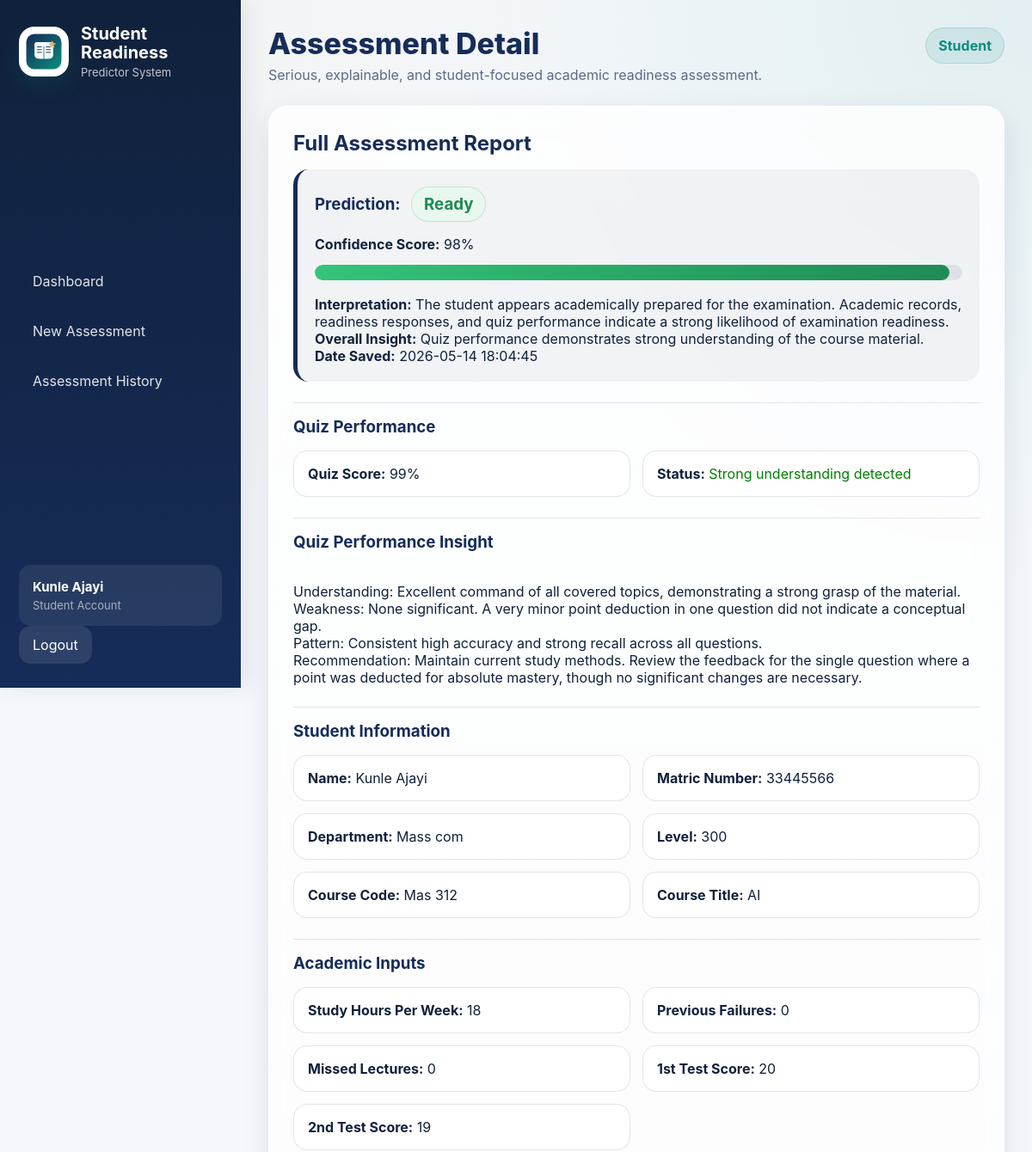
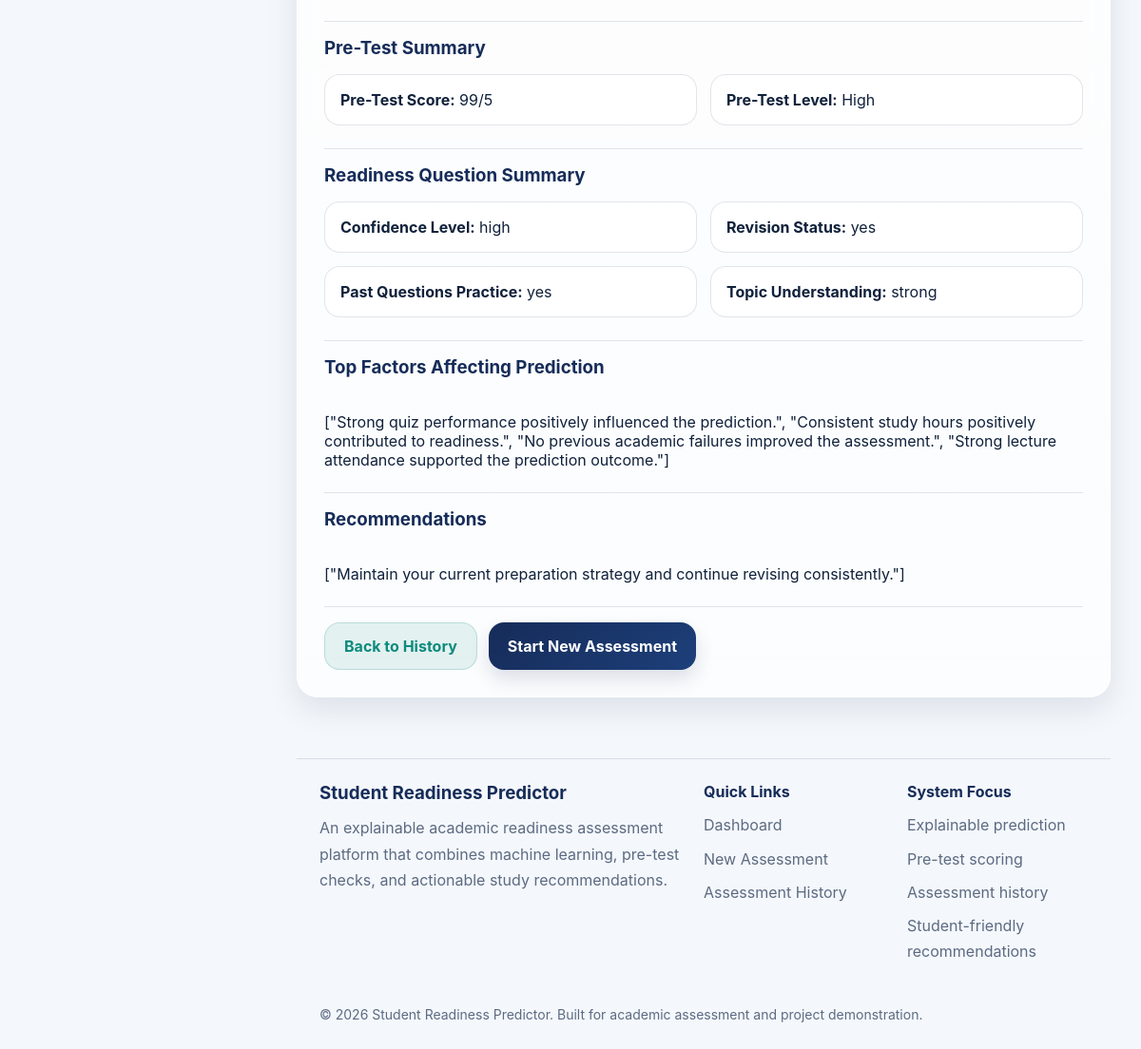
The page /assessment_detail/1 (signed in) on the database its author committed (2 pictures, top to bottom).
### tables this page shows
CREATE TABLE users (
            id INTEGER PRIMARY KEY AUTOINCREMENT,
            full_name TEXT NOT NULL,
            email TEXT NOT NULL UNIQUE,
            matric_number TEXT NOT NULL UNIQUE,
            password_hash TEXT NOT NULL,
            role TEXT NOT NULL DEFAULT 'student',
            created_at TEXT NOT NULL
        );

CREATE TABLE assessments (
    id INTEGER PRIMARY KEY AUTOINCREMENT,
    user_id INTEGER,
    full_name TEXT,
    matric_number TEXT,
    department TEXT,
    level TEXT,
    course_code TEXT,
    course_title TEXT,
    study_hours INTEGER,
    failures INTEGER,
    missed_lectures INTEGER,
    g1 INTEGER,
    g2 INTEGER,
    confidence_level TEXT,
    revision_status TEXT,
    past_questions_practice TEXT,
    topic_understanding TEXT,
    prediction_text TEXT,
    confidence_score TEXT,
    interpretation TEXT,
    created_at TEXT,
    pretest_score INTEGER,
    pretest_level TEXT,
    overall_insight TEXT,

    quiz_score INTEGER DEFAULT 0,
    quiz_analysis TEXT DEFAULT '',
    recommendations TEXT DEFAULT '',
    factors TEXT DEFAULT ''
);

### app.py (the view)
@app.route("/assessment_detail/<int:assessment_id>")
def assessment_detail(assessment_id):
    current_user = get_current_user()
    conn = get_db_connection()
    if current_user and is_admin(current_user):
        assessment = conn.execute("""
            SELECT *
            FROM assessments
            WHERE id = ?
        """, (assessment_id,)).fetchone()
    else:
        assessment = conn.execute("""
            SELECT *
            FROM assessments
            WHERE id = ?
            AND user_id = ?
        """, (
            assessment_id,
            session.get("user_id")
        )).fetchone()
    conn.close()
    if not assessment:
        return redirect(url_for("history"))
    confidence_gap_message = None
    try:
        quiz_score = int(float(assessment["quiz_score"] or 0))
    except:
        quiz_score = 0
    confidence_level = str(
        assessment["confidence_level"]
    ).strip().lower()
    if (
        confidence_level == "high"
        and quiz_score < 40
    ):
        confidence_gap_message = (
            "The student reported high confidence, but actual quiz "
            "performance was poor. This suggests a mismatch between "
            "perceived readiness and actual understanding."
        )
    elif (
        confidence_level in ["low", "moderate"]
        and quiz_score >= 70
    ):
        confidence_gap_message = (
            "The student performed better in the quiz than their "
            "self-reported confidence initially suggested."
        )
    return render_template(
        "assessment_detail.html",
        assessment=assessment,
        confidence_gap_message=confidence_gap_message
    )

### app.py (called while the page is built)
def ensure_tables_exist_on_connection(conn):
    conn.execute("""
       CREATE TABLE IF NOT EXISTS assessments (
    id INTEGER PRIMARY KEY AUTOINCREMENT,
    user_id INTEGER,
    full_name TEXT,
    matric_number TEXT,
    department TEXT,
    level TEXT,
    course_code TEXT,
    course_title TEXT,
    study_hours INTEGER,
    failures INTEGER,
    missed_lectures INTEGER,
    g1 INTEGER,
    g2 INTEGER,
    confidence_level TEXT,
    revision_status TEXT,
    past_questions_practice TEXT,
    topic_understanding TEXT,
    prediction_text TEXT,
    confidence_score TEXT,
    interpretation TEXT,
    created_at TEXT,
    pretest_score INTEGER,
    pretest_level TEXT,
    overall_insight TEXT,

    quiz_score INTEGER DEFAULT 0,
    quiz_analysis TEXT DEFAULT '',
    recommendations TEXT DEFAULT '',
    factors TEXT DEFAULT ''
)
    """)
    conn.commit()

def get_db_connection():
    conn = sqlite3.connect(DB_PATH)
    conn.row_factory = sqlite3.Row
    ensure_tables_exist_on_connection(conn)
    return conn

def get_current_user():
    user_id = session.get("user_id")
    if not user_id:
        return None
    conn = get_db_connection()
    user = conn.execute("SELECT * FROM users WHERE id = ?", (user_id,)).fetchone()
    conn.close()
    return user

def is_admin(user):
    if user is None:
        return False
    return str(user["role"]).strip().lower() == "admin"

@app.context_processor
def inject_user():
    return {"current_user": get_current_user()}

### templates/assessment_detail.html (shortened to what this page needs)
{% extends "base.html" %}
{% block page_title %}Assessment Detail{% endblock %}
{% block content %}
<div class="card glass-card fade-up">
    <h2>Full Assessment Report</h2>
    <div class="result-box">
        <h3>
            Prediction:
            {% if assessment.prediction_text == "Ready" %}
                <span class="status-badge ready-badge">{{ assessment.prediction_text }}</span>
            {% else %}
                <span class="status-badge risk-badge">{{ assessment.prediction_text }}</span>
            {% endif %}
        </h3>
        <p><strong>Confidence Score:</strong> {{ assessment.confidence_score }}</p>
        <div class="confidence-wrapper">
            {% set score = assessment.confidence_score.replace('%', '') | float %}
            <div class="confidence-bar">
                {% if assessment.prediction_text == "Ready" %}
                    <div class="confidence-fill ready-fill" style="width: {{ score }}%;"></div>
                {% else %}
                    <div class="confidence-fill risk-fill" style="width: {{ score }}%;"></div>
                {% endif %}
            </div>
        </div>
        <p><strong>Interpretation:</strong> {{ assessment.interpretation }}</p>
        <p><strong>Overall Insight:</strong> {{ assessment.overall_insight }}</p>
        <p><strong>Date Saved:</strong> {{ assessment.created_at }}</p>
    </div>
    <div class="section">
        <h3>Quiz Performance</h3>
        <div class="info-grid">
            <div><strong>Quiz Score:</strong> {{ assessment.quiz_score or 0 }}%</div>
            <div>
                <strong>Status:</strong>
                {% if assessment.quiz_score >= 70 %}
                    <span style="color: green;">Strong understanding detected</span>
                {% elif assessment.quiz_score >= 40 %}
                    <span style="color: orange;">Moderate understanding detected</span>
                {% else %}
                    <span style="color: red;">Weak understanding detected</span>
                {% endif %}
            </div>
        </div>
    </div>
    {% if assessment.quiz_analysis %}
    <div class="section">
        <h3>Quiz Performance Insight</h3>
        <div class="analysis-box" style="white-space: pre-line;">
            {{ assessment.quiz_analysis }}
        </div>
    </div>
    {% endif %}
    <div class="section">
        <h3>Student Information</h3>
        <div class="info-grid">
            <div><strong>Name:</strong> {{ assessment.full_name }}</div>
            <div><strong>Matric Number:</strong> {{ assessment.matric_number }}</div>
            <div><strong>Department:</strong> {{ assessment.department }}</div>
            <div><strong>Level:</strong> {{ assessment.level }}</div>
            <div><strong>Course Code:</strong> {{ assessment.course_code }}</div>
            <div><strong>Course Title:</strong> {{ assessment.course_title }}</div>
        </div>
    </div>
    <div class="section">
        <h3>Academic Inputs</h3>
        <div class="info-grid">
            <div><strong>Study Hours Per Week:</strong> {{ assessment.study_hours }}</div>
            <div><strong>Previous Failures:</strong> {{ assessment.failures }}</div>
            <div><strong>Missed Lectures:</strong> {{ assessment.missed_lectures }}</div>
            <div><strong>1st Test Score:</strong> {{ assessment.g1 }}</div>
            <div><strong>2nd Test Score:</strong> {{ assessment.g2 }}</div>
        </div>
    </div>
    <div class="section">
        <h3>Pre-Test Summary</h3>
        <div class="info-grid">
            <div><strong>Pre-Test Score:</strong> {{ assessment.pretest_score }}/5</div>
            <div><strong>Pre-Test Level:</strong> {{ assessment.pretest_level }}</div>
        </div>
    </div>
    <div class="section">
        <h3>Readiness Question Summary</h3>
        <div class="info-grid">
            <div><strong>Confidence Level:</strong> {{ assessment.confidence_level }}</div>
            <div><strong>Revision Status:</strong> {{ assessment.revision_status }}</div>
            <div><strong>Past Questions Practice:</strong> {{ assessment.past_questions_practice }}</div>
            <div><strong>Topic Understanding:</strong> {{ assessment.topic_understanding }}</div>
        </div>
    </div>
    {% if assessment.factors %}
    <div class="section">
        <h3>Top Factors Affecting Prediction</h3>
        <div class="analysis-box" style="white-space: pre-line;">
            {{ assessment.factors }}
        </div>
    </div>
    {% endif %}
    {% if assessment.recommendations %}
    <div class="section">
        <h3>Recommendations</h3>
        <div class="analysis-box" style="white-space: pre-line;">
            {{ assessment.recommendations }}
        </div>
    </div>
    {% endif %}
    <div class="section button-row">
        <a href="{{ url_for('history') }}" class="btn btn-secondary">Back to History</a>
        <a href="{{ url_for('reset') }}" class="btn">Start New Assessment</a>
    </div>
</div>
{% endblock %}

### templates/base.html (shortened to what this page needs)
<!DOCTYPE html>
<html lang="en">
<head>
    <link rel="stylesheet" href="{{ url_for('static', filename='style.css') }}">
</head>
<body>
    <div class="app-shell">
        <aside class="sidebar" id="sidebar">
            <div class="brand-block">
                <img
                    src="{{ url_for('static', filename='srp-logo.svg') }}"
                    alt="SRP Logo"
                    class="sidebar-logo"
                >
                <div>
                    <h2>Student Readiness</h2>
                    <p class="sidebar-subtitle">
                        Predictor System
                    </p>
                </div>
            </div>
            <nav class="sidebar-nav">
                <a href="{{ url_for('dashboard') }}">
                    Dashboard
                </a>
                <a href="{{ url_for('student_info') }}">
                    New Assessment
                </a>
                <a href="{{ url_for('history') }}">
                    Assessment History
                </a>
            </nav>
            {% if current_user %}
            <div class="sidebar-footer">
                <div class="sidebar-user glass-card">
                    <div class="sidebar-user-name">
                        {{ current_user.full_name }}
                    </div>
                    <div class="sidebar-user-role">
                        {% if current_user.role == "admin" %}
                            Administrator
                        {% else %}
                            Student Account
                        {% endif %}
                    </div>
                </div>
                <a href="{{ url_for('logout') }}" class="sidebar-logout">
                    Logout
                </a>
            </div>
            {% endif %}
        </aside>
        <main class="main-content">
            <header class="topbar">
                <div>
                    <h1 class="topbar-title">
                        {% block page_title %}{% endblock %}
                    </h1>
                    <p class="topbar-subtitle">
                        Serious, explainable, and student-focused academic readiness assessment.
                    </p>
                </div>
                {% if current_user %}
                <div class="topbar-actions">
                    <span class="role-badge">
                        {% if current_user.role == "admin" %}
                            Admin
                        {% else %}
                            Student
                        {% endif %}
                    </span>
                </div>
                {% endif %}
            </header>
            {% block content %}
            {% endblock %}
            <footer class="site-footer">
                <div class="footer-grid">
                    <div>
                        <h3>
                            Student Readiness Predictor
                        </h3>
                        <p>
                            An explainable academic readiness assessment platform
                            that combines machine learning, pre-test checks,
                            and actionable study recommendations.
                        </p>
                    </div>
                    <div>
                        <h4>Quick Links</h4>
                        <ul>
                            <li>
                                <a href="{{ url_for('dashboard') }}">
                                    Dashboard
                                </a>
                            </li>
                            <li>
                                <a href="{{ url_for('student_info') }}">
                                    New Assessment
                                </a>
                            </li>
                            <li>
                                <a href="{{ url_for('history') }}">
                                    Assessment History
                                </a>
                            </li>
                        </ul>
                    </div>
                    <div>
                        <h4>System Focus</h4>
                        <ul>
                            <li>Explainable prediction</li>
                            <li>Pre-test scoring</li>
                            <li>Assessment history</li>
                            <li>Student-friendly recommendations</li>
                        </ul>
                    </div>
                </div>
                <div class="footer-bottom">
                    <p>
                        © 2026 Student Readiness Predictor.
                        Built for academic assessment and project demonstration.
                    </p>
                </div>
            </footer>
        </main>
    </div>
</body>
</html>

### rows shown on the page
users: full_name "Kunle Ajayi"
assessments: prediction_text "Ready", confidence_score "98%", interpretation "The student appears academically prepared for the examination. Academic records, readiness responses, and quiz performance indicate a strong likelihood of examination readiness.", overall_insight "Quiz performance demonstrates strong understanding of the course material.", created_at "2026-05-14 18:04:45", quiz_score "99", quiz_analysis "Understanding: Excellent command of all covered topics, demonstrating a strong grasp of the material. Weakness: None significant. A very minor point deduction in one question did not indicate a conceptual gap. Pattern: Consistent high accuracy and strong recall across all questions. Recommendation: Maintain current study methods. Review the feedback for the single question where a point was deducted for absolute mastery, though no significant changes are necessary.", full_name "Kunle Ajayi", matric_number "33445566", department "Mass com", level "300", course_code "Mas 312", course_title "AI", study_hours "18", failures "0", missed_lectures "0", g1 "20", g2 "19", pretest_score "99", pretest_level "High", confidence_level "high", revision_status "yes", past_questions_practice "yes", topic_understanding "strong", factors "[\"Strong quiz performance positively influenced the prediction.\", \"Consistent study hours positively contributed to readiness.\", \"No previous academic failures improved the assessment.\", \"Strong lecture attendance supported the prediction outcome.\"]", recommendations "[\"Maintain your current preparation strategy and continue revising consistently.\"]"
